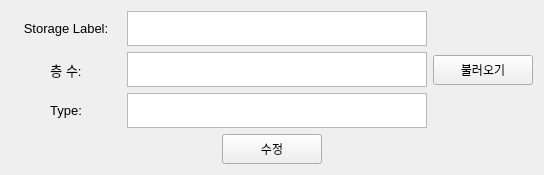
    <widget class="QWidget" name="Floor_Update">
     <attribute name="title">
      <string>수정</string>
     </attribute>
     <layout class="QHBoxLayout" name="horizontalLayout_33">
      <item>
       <layout class="QVBoxLayout" name="verticalLayout_34">
        <item>
         <layout class="QHBoxLayout" name="horizontalLayout_24">
          <item>
           <layout class="QVBoxLayout" name="verticalLayout_27">
            <item>
             <widget class="QLabel" name="label_25">
              <property name="minimumSize">
               <size>
                <width>110</width>
                <height>35</height>
               </size>
              </property>
              <property name="maximumSize">
               <size>
                <width>110</width>
                <height>35</height>
               </size>
              </property>
              <property name="font">
               <font>
                <pointsize>10</pointsize>
               </font>
              </property>
              <property name="text">
               <string>Storage Label:</string>
              </property>
              <property name="alignment">
               <set>Qt::AlignCenter</set>
              </property>
             </widget>
            </item>
            <item>
             <widget class="QLabel" name="label_28">
              <property name="minimumSize">
               <size>
                <width>80</width>
                <height>35</height>
               </size>
              </property>
              <property name="maximumSize">
               <size>
                <width>110</width>
                <height>35</height>
               </size>
              </property>
              <property name="font">
               <font>
                <pointsize>10</pointsize>
               </font>
              </property>
              <property name="text">
               <string>층 수:</string>
              </property>
              <property name="alignment">
               <set>Qt::AlignCenter</set>
              </property>
             </widget>
            </item>
            <item>
             <widget class="QLabel" name="label_26">
              <property name="minimumSize">
               <size>
                <width>80</width>
                <height>35</height>
               </size>
              </property>
              <property name="maximumSize">
               <size>
                <width>110</width>
                <height>35</height>
               </size>
              </property>
              <property name="font">
               <font>
                <pointsize>10</pointsize>
               </font>
              </property>
              <property name="text">
               <string>Type:</string>
              </property>
              <property name="alignment">
               <set>Qt::AlignCenter</set>
              </property>
             </widget>
            </item>
           </layout>
          </item>
          <item>
           <layout class="QVBoxLayout" name="verticalLayout_28">
            <item>
             <widget class="QPlainTextEdit" name="Floor_Update_StorageLabel_plainTextEdit">
              <property name="minimumSize">
               <size>
                <width>300</width>
                <height>35</height>
               </size>
              </property>
              <property name="maximumSize">
               <size>
                <width>500</width>
                <height>35</height>
               </size>
              </property>
              <property name="font">
               <font>
                <pointsize>11</pointsize>
               </font>
              </property>
             </widget>
            </item>
            <item>
             <widget class="QPlainTextEdit" name="Floor_Update_Floor_plainTextEdit">
              <property name="minimumSize">
               <size>
                <width>300</width>
                <height>35</height>
               </size>
              </property>
              <property name="maximumSize">
               <size>
                <width>500</width>
                <height>35</height>
               </size>
              </property>
              <property name="font">
               <font>
                <pointsize>11</pointsize>
               </font>
              </property>
             </widget>
            </item>
            <item>
             <widget class="QPlainTextEdit" name="Floor_Update_Type_plainTextEdit">
              <property name="minimumSize">
               <size>
                <width>300</width>
                <height>35</height>
               </size>
              </property>
              <property name="maximumSize">
               <size>
                <width>500</width>
                <height>35</height>
               </size>
              </property>
              <property name="font">
               <font>
                <pointsize>11</pointsize>
               </font>
              </property>
             </widget>
            </item>
           </layout>
          </item>
          <item>
           <layout class="QVBoxLayout" name="verticalLayout_29">
            <item>
             <spacer name="verticalSpacer_5">
              <property name="orientation">
               <enum>Qt::Vertical</enum>
              </property>
              <property name="sizeHint" stdset="0">
               <size>
                <width>20</width>
                <height>40</height>
               </size>
              </property>
             </spacer>
            </item>
            <item>
             <widget class="QPushButton" name="Floor_Update_Load_pushButton">
              <property name="minimumSize">
               <size>
                <width>100</width>
                <height>30</height>
               </size>
              </property>
              <property name="maximumSize">
               <size>
                <width>150</width>
                <height>35</height>
               </size>
              </property>
              <property name="text">
               <string>불러오기</string>
              </property>
             </widget>
            </item>
            <item>
             <spacer name="verticalSpacer_4">
              <property name="orientation">
               <enum>Qt::Vertical</enum>
              </property>
              <property name="sizeHint" stdset="0">
               <size>
                <width>20</width>
                <height>30</height>
               </size>
              </property>
             </spacer>
            </item>
           </layout>
          </item>
         </layout>
        </item>
        <item>
         <layout class="QHBoxLayout" name="horizontalLayout_32">
          <item>
           <spacer name="horizontalSpacer_20">
            <property name="orientation">
             <enum>Qt::Horizontal</enum>
            </property>
            <property name="sizeHint" stdset="0">
             <size>
              <width>40</width>
              <height>20</height>
             </size>
            </property>
           </spacer>
          </item>
          <item>
           <widget class="QPushButton" name="Floor_Update_pushButton">
            <property name="minimumSize">
             <size>
              <width>100</width>
              <height>30</height>
             </size>
            </property>
            <property name="maximumSize">
             <size>
              <width>150</width>
              <height>35</height>
             </size>
            </property>
            <property name="text">
             <string>수정</string>
            </property>
           </widget>
          </item>
          <item>
           <spacer name="horizontalSpacer_21">
            <property name="orientation">
             <enum>Qt::Horizontal</enum>
            </property>
            <property name="sizeHint" stdset="0">
             <size>
              <width>40</width>
              <height>20</height>
             </size>
            </property>
           </spacer>
          </item>
         </layout>
        </item>
       </layout>
      </item>
     </layout>
    </widget>
